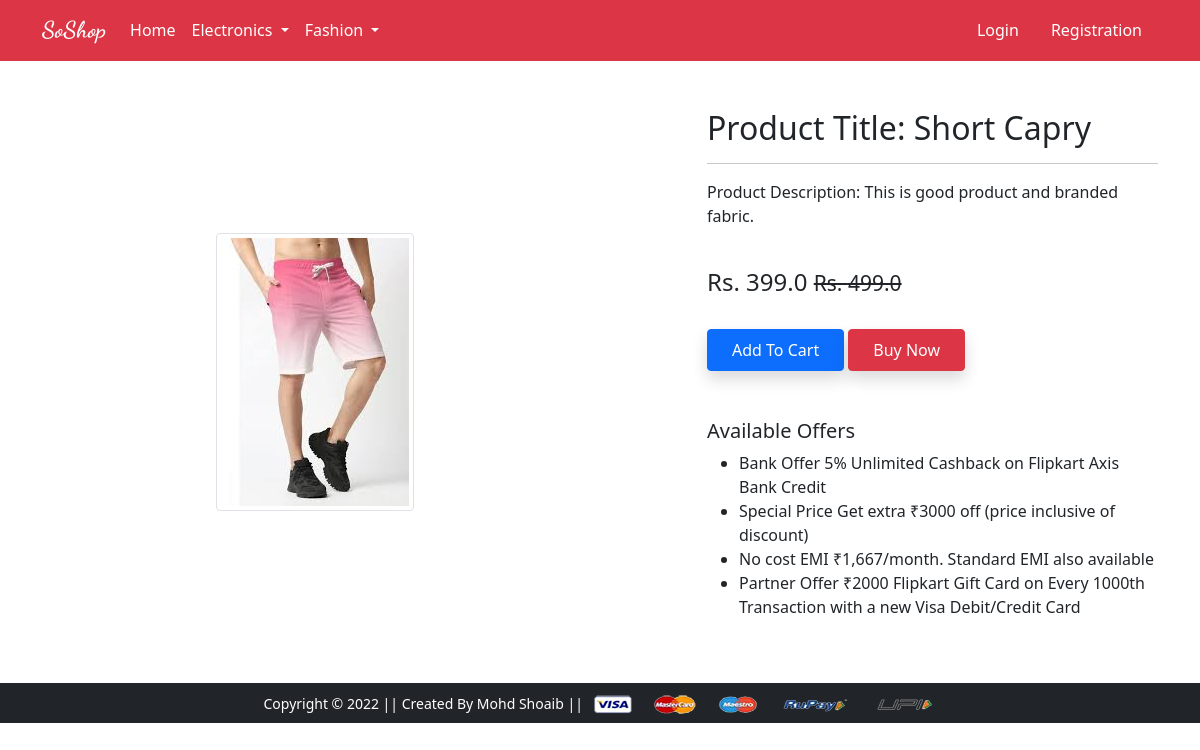
The page /product-detail/short-capry on the database its author committed.
### app/models.py (models this page shows)
class Product(models.Model):
    title = models.CharField(max_length=100)
    selling_price = models.FloatField()
    discounted_price = models.FloatField()
    description = models.TextField()
    brand = models.CharField(max_length=100)
    category = models.CharField(max_length=2,choices=CATEGORY_CHOICES)
    product_image = models.ImageField(upload_to='productimg',)
    slug = AutoSlugField(populate_from="title",unique=True,null=True,default=None)

### app/views.py (the view)
# urls.py: path('product-detail/<slug:slug>', views.ProductDetailView.as_view(), name='product-detail'),
class ProductDetailView(View):
    def get(self,request,slug):
        product = Product.objects.get(slug=slug)
        already_in_cart = False
        if request.user.is_authenticated:
            already_in_cart = Cart.objects.filter(Q(user=request.user)&Q(product=product)).exists()
        return render(request,'app/productdetail.html',{'product':product,'already_in_cart':already_in_cart})

### templates/app/productdetail.html (shortened to what this page needs)
{% extends 'app/base.html' %}
{% load static %}
{% block main-content %}
<div class="container my-5">
 <div class="row">
  <div class="col-sm-6 text-center align-self-center">
   <img src="{{product.product_image.url}}" alt="" class="img-fluid img-thumbnail">
  </div>
  <div class="col-sm-5 offset-sm-1">
   <h2>Product Title: {{product.title}}</h2>
   <hr>
   <p>Product Description: {{product.description}}</p> <br>
   <h4>Rs. {{product.discounted_price}} <small class="fw-light text-decoration-line-through">Rs. {{product.selling_price}}</small></h4> <br>
   {% if already_in_cart %}
   <a href="/cart/" class="btn btn-primary">Go To Cart</a>
   {% else %}
    <form action="{% url 'add-to-cart' %}" class="d-inline">
        <button class="btn btn-primary px-4 py-2 shadow" type="submit">Add To Cart</button>
    </form>
    {% endif %}
    <form action="{% url 'buynow' %}" class="d-inline">
        <button class="btn btn-danger px-4 py-2 shadow" type="submit">Buy Now</button>
    </form>
   <h5 class="mt-5">Available Offers</h5>
   <ul>
    <li>Bank Offer 5% Unlimited Cashback on Flipkart Axis Bank Credit</li>
    <li>Special Price Get extra ₹3000 off (price inclusive of discount)</li>
    <li>No cost EMI ₹1,667/month. Standard EMI also available</li>
    <li>Partner Offer ₹2000 Flipkart Gift Card on Every 1000th Transaction with a new Visa Debit/Credit Card</li>
   </ul>
  </div>
 </div>
</div>
{% endblock main-content %}

### rows shown on the page
Product: product_image (picture), title "Short Capry", description "This is good product and branded fabric.", discounted_price "399.0", selling_price "499.0"
